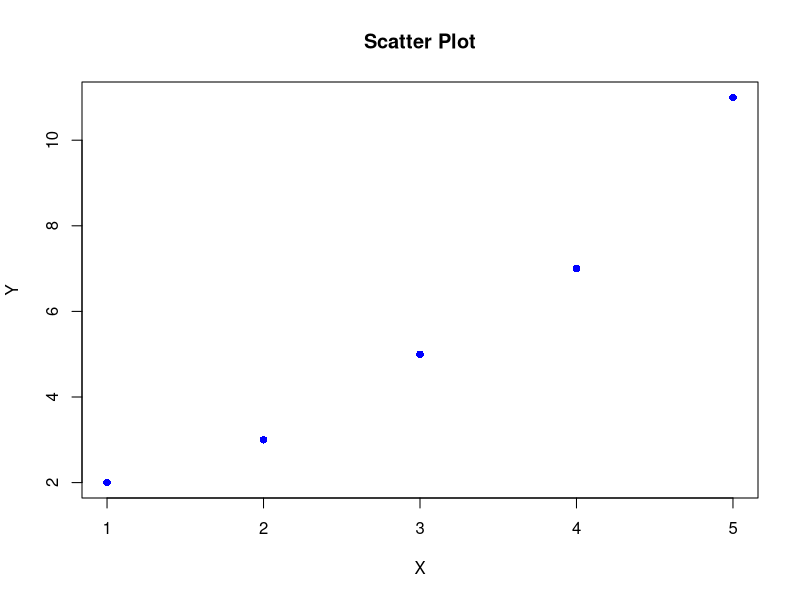
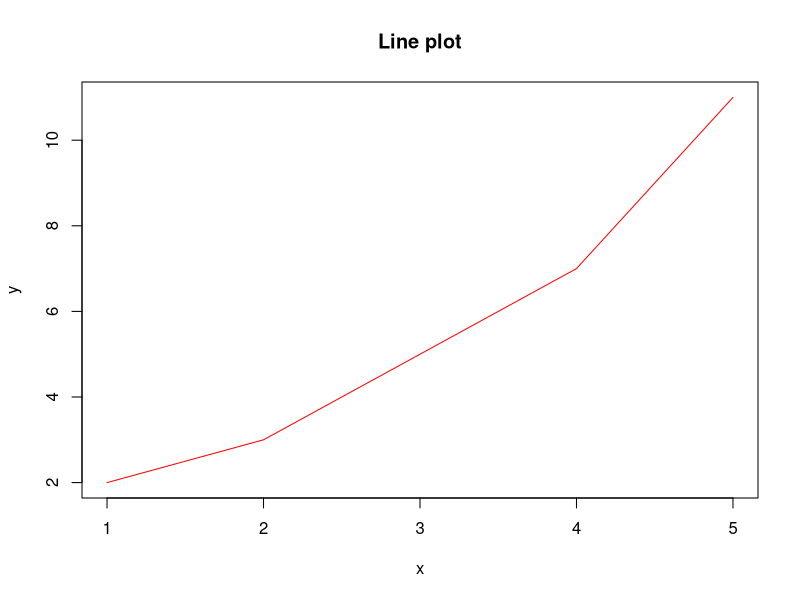
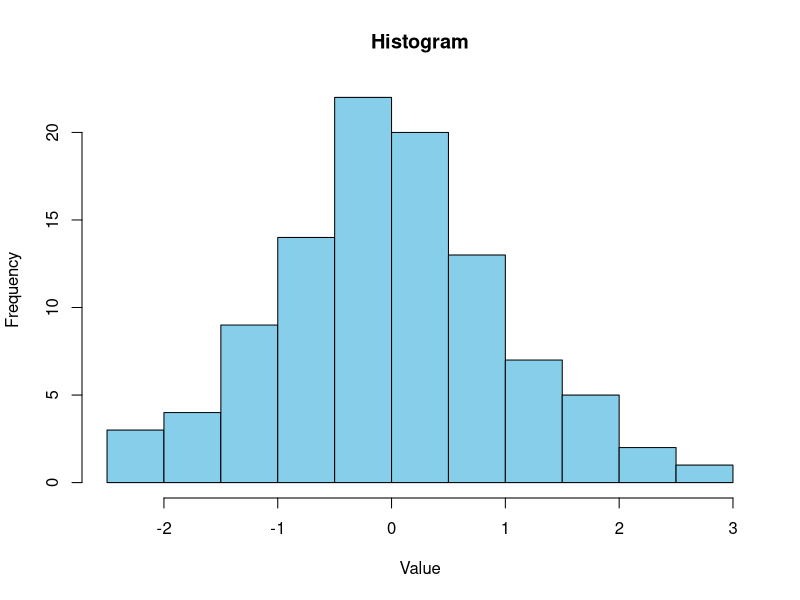
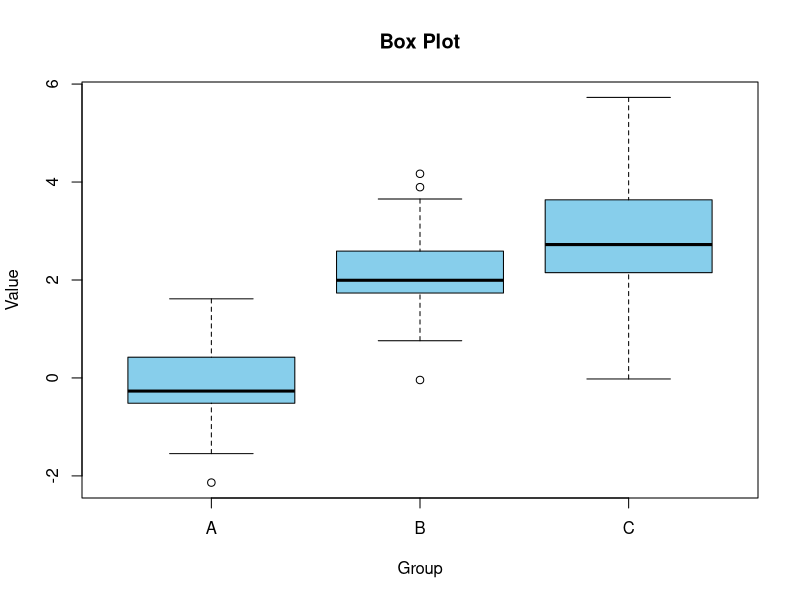
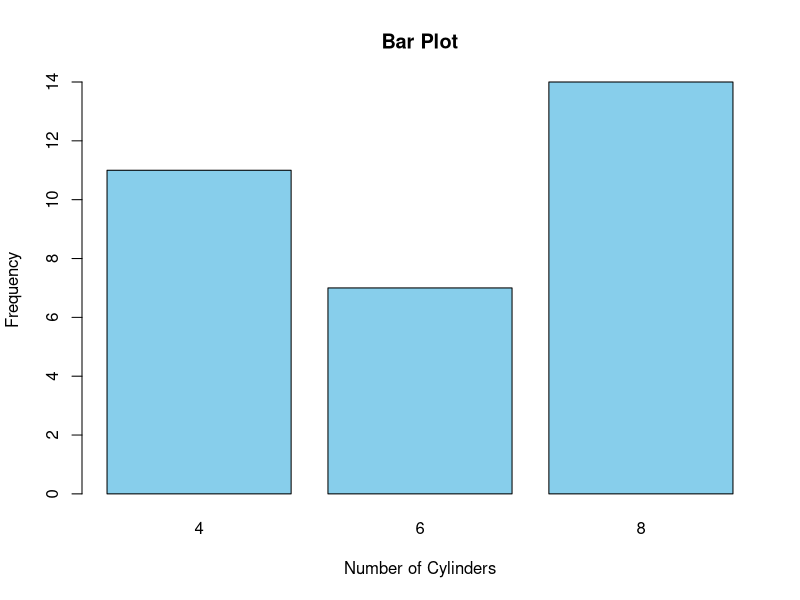
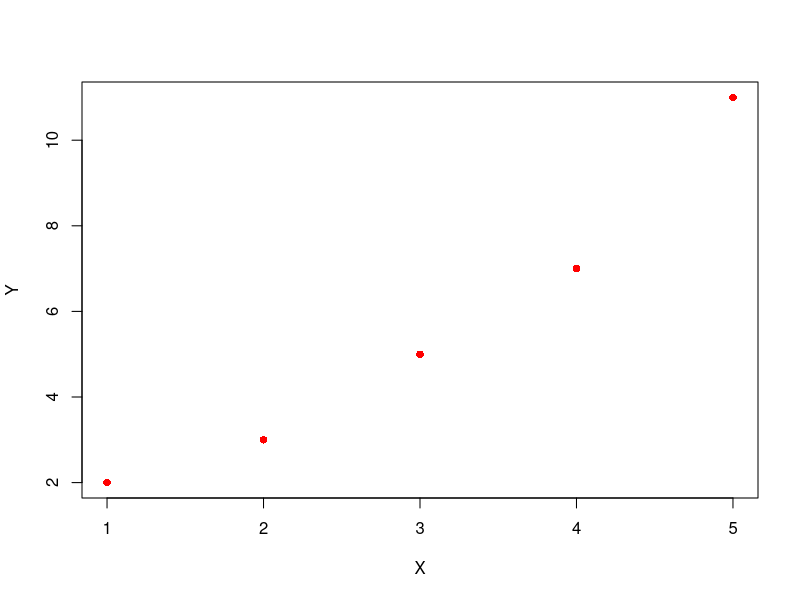
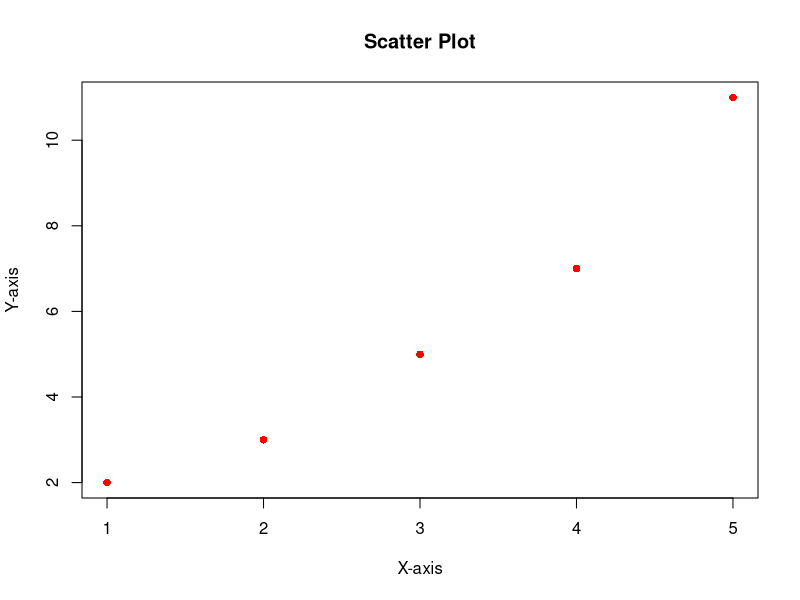
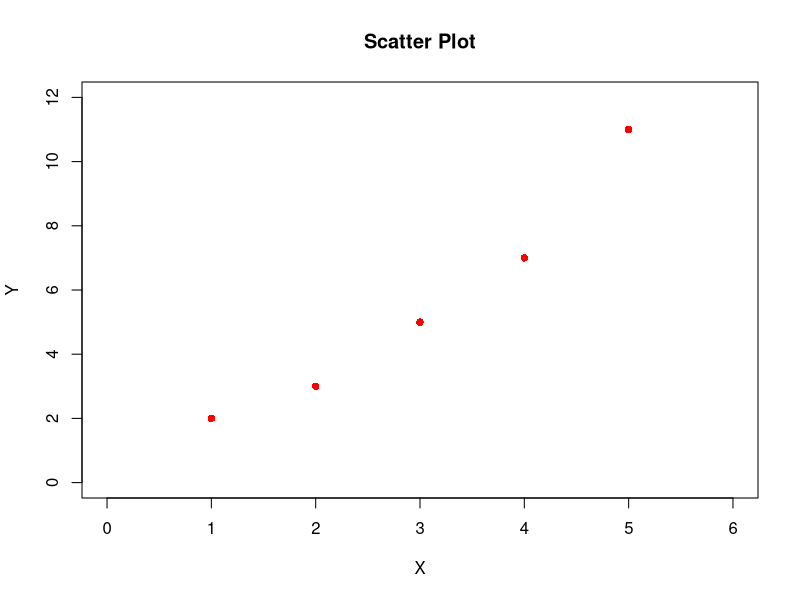

R code for these plots, in order:
## ---- chunk 1
#tutorial::go_interactive(greedy = TRUE)
knitr::opts_chunk$set(echo = TRUE,error=TRUE)
## ---- chunk 2
# plot(x, y = NULL, type = "p",  xlim = NULL, ylim = NULL,
#     log = "", main = NULL, sub = NULL, xlab = NULL, ylab = NULL,
#     ann = par("ann"), axes = TRUE, frame.plot = axes,
#     panel.first = NULL, panel.last = NULL, asp = NA,
#     xgap.axis = NA, ygap.axis = NA,
#     ...)

## ---- chunk 3
# Create a scatter plot
x <- c(1, 2, 3, 4, 5)
y <- c(2, 3, 5, 7, 11)
plot(x, y, type = "p", col = "blue", pch = 16, main = "Scatter Plot", xlab = "X", ylab = "Y")

# Create a line plot
plot(x, y, type = "l", col = "red", lwd = 1, main = "Line plot", xlab = NULL, ylab = NULL)

## ---- chunk 4
#hist(x, breaks = "Sturges",
#     freq = NULL, probability = !freq,
#     include.lowest = TRUE, right = TRUE, fuzz = 1e-7,
#     density = NULL, angle = 45, col = "lightgray", border = NULL,
#     main = paste("Histogram of" , xname),
#     xlim = range(breaks), ylim = NULL,
#     xlab = xname, ylab,
#     axes = TRUE, plot = TRUE, labels = FALSE,
#     nclass = NULL, warn.unused = TRUE, ...)
## ---- chunk 5
# Create a histogram
set.seed(100)  # Fix the random numbers generated
data <- rnorm(100)  # Generate some random data
hist(data, breaks = "Sturges", col = "skyblue", main = "Histogram", xlab = "Value", ylab = "Frequency")

## ---- chunk 6
#boxplot(x, data = NULL, col = "skyblue", main = NULL, xlab = NULL, ylab = #NULL)

## ---- chunk 7
# Create a box plot
data <- data.frame(
  Group = rep(c("A", "B", "C"), each = 50),
  Value = c(rnorm(50), rnorm(50, mean = 2), rnorm(50, mean = 3))
)
boxplot(Value ~ Group, data = data, col = "skyblue", main = "Box Plot", xlab = "Group", ylab = "Value")

## ---- chunk 8
#barplot(x, names.arg = NULL, col = "skyblue", main = NULL, xlab = NULL, #ylab = NULL)

## ---- chunk 9
# Create a bar plot
data <- table(mtcars$cyl)
barplot(data, col = "skyblue", main = "Bar Plot", xlab = "Number of Cylinders", ylab = "Frequency")

## ---- chunk 10
# Create a scatter plot with custom colors
x <- c(1, 2, 3, 4, 5)
y <- c(2, 3, 5, 7, 11)
plot(x, y, type = "p", col = "red", pch = 16, main = "", xlab = "X", ylab = "Y")

## ---- chunk 11
# Create a scatter plot with titles and axis labels
x <- c(1, 2, 3, 4, 5)
y <- c(2, 3, 5, 7, 11)
plot(x, y, type = "p", col = "red", pch = 16, main = "Scatter Plot", xlab = "X-axis", ylab = "Y-axis")

## ---- chunk 12
# Create a scatter plot with custom dimensions
x <- c(1, 2, 3, 4, 5)
y <- c(2, 3, 5, 7, 11)
plot(x, y, type = "p", col = "red", pch = 16, main = "Scatter Plot", xlab = "X", ylab = "Y", xlim = c(0, 6), ylim = c(0, 12))

## ---- chunk 13
# Create a scatter plot with custom colors, titles, axis labels, and dimensions
x <- c(1, 2, 3, 4, 5)
y <- c(2, 3, 5, 7, 11)
plot(x, y, type = "p", col = "red", pch = 16, main = "Scatter Plot", xlab = "X-axis", ylab = "Y-axis", xlim = c(0, 6), ylim = c(0, 12))

## ---- chunk 14
# Your code
## ---- chunk 15
#Your code
## ---- chunk 16
#Your code
## ---- chunk 17
#Your code
